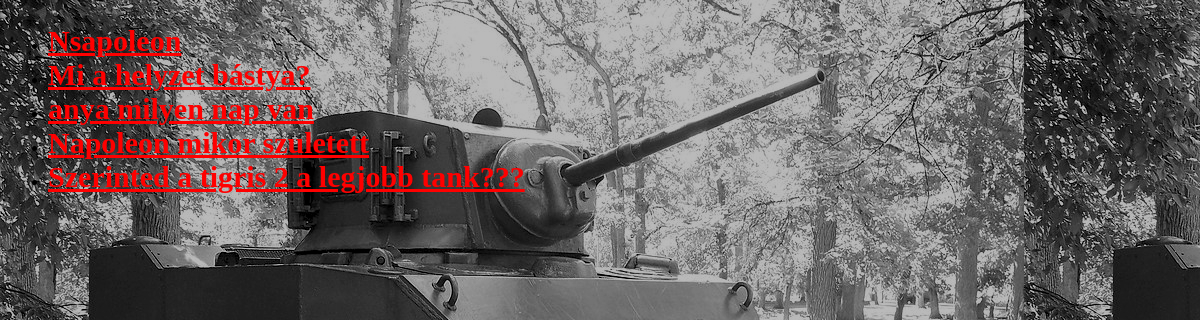
Screenshot of /polls/ with the database file from the repository.
### polls/models.py (models this page shows, shortened)
class Question(models.Model):
    question_text = models.CharField(max_length=200)
    pub_date = models.DateTimeField("date published")

### polls/views.py (the view)
# urls.py: path("", views.IndexView.as_view(), name="index"),
class IndexView(generic.ListView):
    template_name = "polls/index.html"
    context_object_name = "latest_question_list"
    def get_queryset(self):
        return Question.objects.filter(pub_date__lte=timezone.now()).order_by("-pub_date")[0:5]

### polls/templates/polls/index.html (shortened to what this page needs)
<!DOCTYPE html>
<html lang="hu">
<head>
</head>
<body>
    {% load static %}
    <link rel="stylesheet" href="{% static 'polls/style.css' %}">
    {% if latest_question_list %}
    <ul>
    {% for question in latest_question_list %}
    <li><a href="{% url 'polls:detail' question.id %}">{{ question.question_text }}</a></li>
    {% endfor %}
    </ul>
    {% else %}
    <p>Valami nem jó gec.</p>
    {% endif %}
</body>
</html>

### polls/static/polls/style.css (style rules this page uses)
li a { color: red; font-size: 30px; font-weight: bold; }
body { position:fixed; top:0; right:0; bottom:0; left:0; z-index: -100; background: cyan url("images/bela3.jpg"); }

### rows the page displays
Question: question_text "Nsapoleon"
Question: question_text "Mi a helyzet bástya?"
Question: question_text "anya milyen nap van"
Question: question_text "Napoleon mikor szuletett"
Question: question_text "Szerinted a tigris 2 a legjobb tank???"
